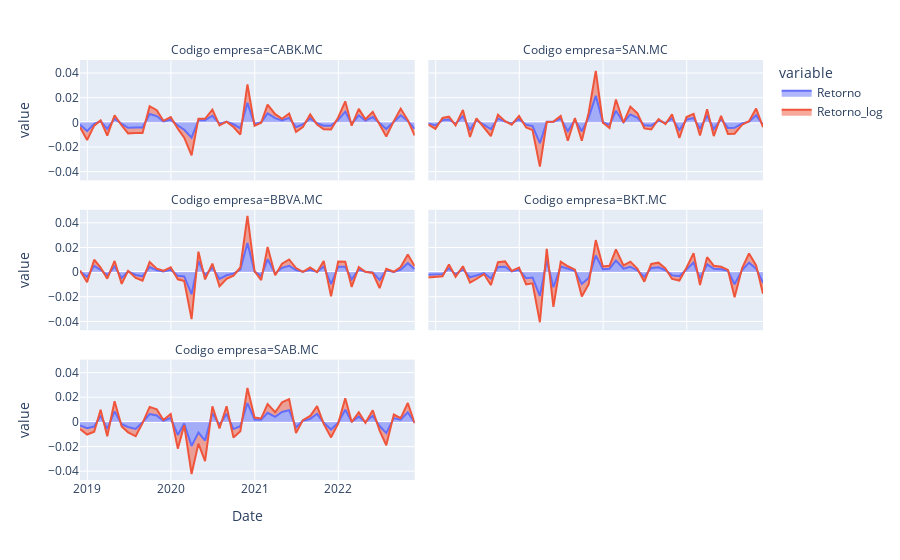

Write notebook code for a chart like this one.
### Code cell
import plotly.express as px


fig = px.area(df3, facet_col="Codigo empresa", facet_col_wrap=2, )
fig.show()
